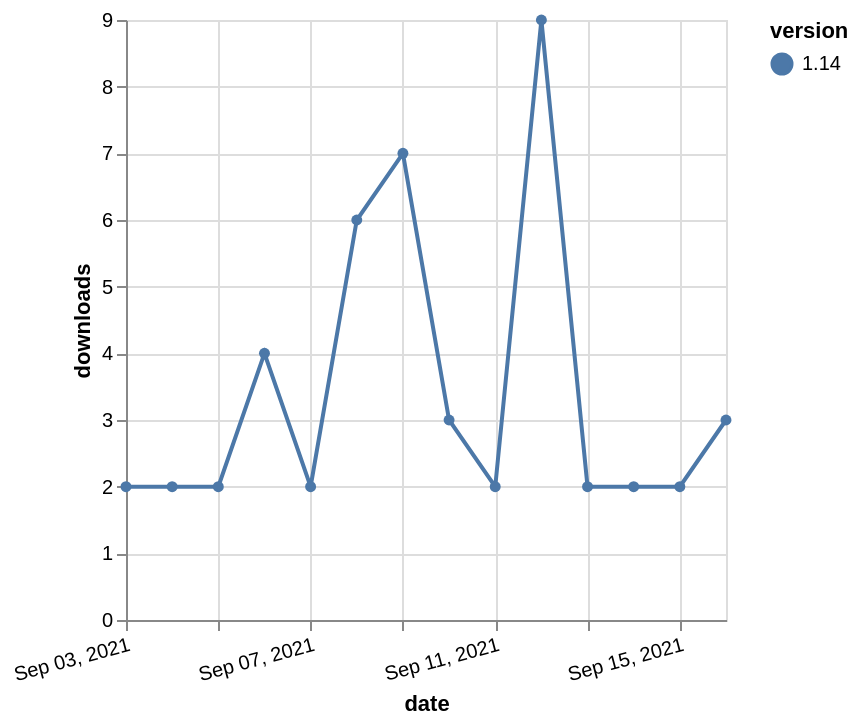

Specify this chart in Vega-Lite:
### Vega-Lite specification from a JSON file in a GitHub repository (floating-point values rounded to 4 significant figures)
{"$schema": "https://vega.github.io/schema/vega-lite/v5.json", "description": "A simple bar chart with embedded data.", "data": {"values": [{"date": "2021-09-03", "total": 3052, "delta": 2, "version": "1.14"}, {"date": "2021-09-04", "total": 3054, "delta": 2, "version": "1.14"}, {"date": "2021-09-05", "total": 3056, "delta": 2, "version": "1.14"}, {"date": "2021-09-06", "total": 3060, "delta": 4, "version": "1.14"}, {"date": "2021-09-07", "total": 3062, "delta": 2, "version": "1.14"}, {"date": "2021-09-08", "total": 3068, "delta": 6, "version": "1.14"}, {"date": "2021-09-09", "total": 3075, "delta": 7, "version": "1.14"}, {"date": "2021-09-10", "total": 3078, "delta": 3, "version": "1.14"}, {"date": "2021-09-11", "total": 3080, "delta": 2, "version": "1.14"}, {"date": "2021-09-12", "total": 3089, "delta": 9, "version": "1.14"}, {"date": "2021-09-13", "total": 3091, "delta": 2, "version": "1.14"}, {"date": "2021-09-14", "total": 3093, "delta": 2, "version": "1.14"}, {"date": "2021-09-15", "total": 3095, "delta": 2, "version": "1.14"}, {"date": "2021-09-16", "total": 3098, "delta": 3, "version": "1.14"}]}, "width": "container", "mark": {"type": "line", "point": {"filled": true}}, "encoding": {"x": {"field": "date", "type": "temporal", "timeUnit": "yearmonthdate", "title": "date", "axis": {"labelAngle": -15}}, "y": {"field": "delta", "type": "quantitative", "title": "downloads"}, "color": {"field": "version", "type": "nominal"}, "tooltip": {"field": "delta"}}}
